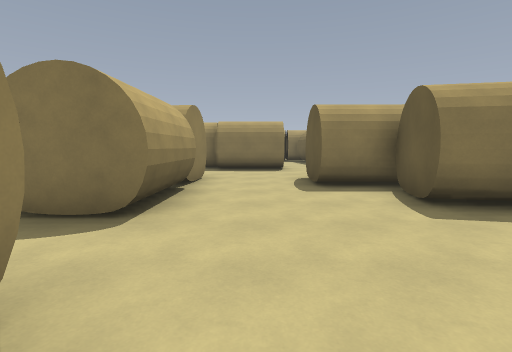
View 1 (above)

24 first-person views from a walk through a level from a Godot 3-D game. The camera is 1.5 m above the floor, tilts 6° down and sees 85° across. The floor is counted in squares, 1.8 m on a side. Each view is taken from the middle of a square. On the plan, view 1 faces up. The plan holds only what a view shows up to about 10 squares ahead; the rest is blank. Characters and animated objects are left out.

View 2
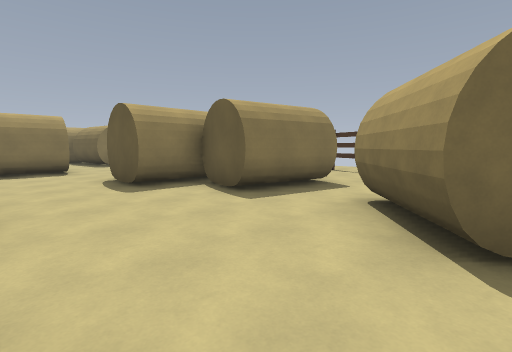

View 3
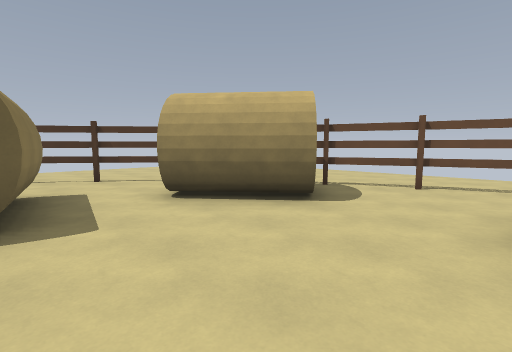

View 4
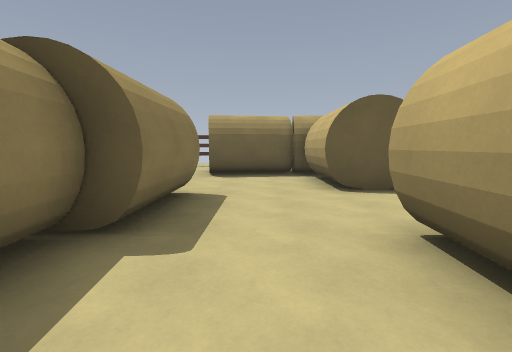

View 5
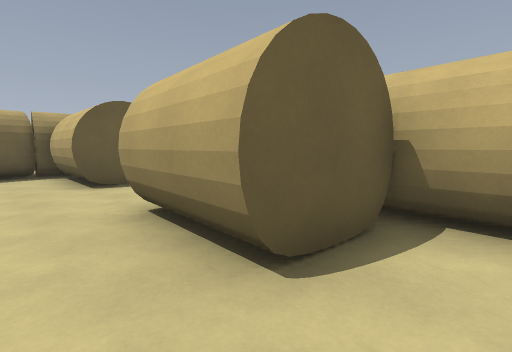

View 6
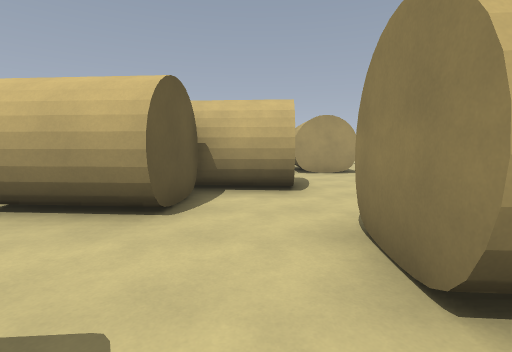

View 7
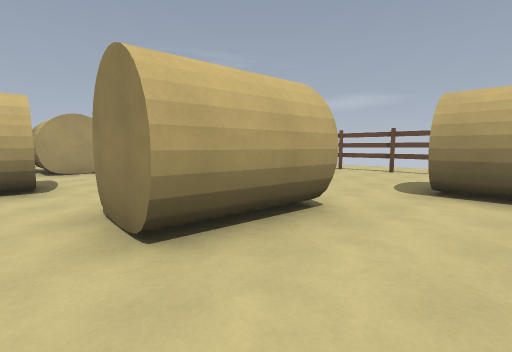

View 8
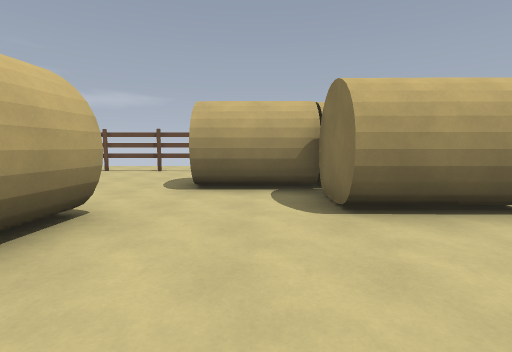

View 9
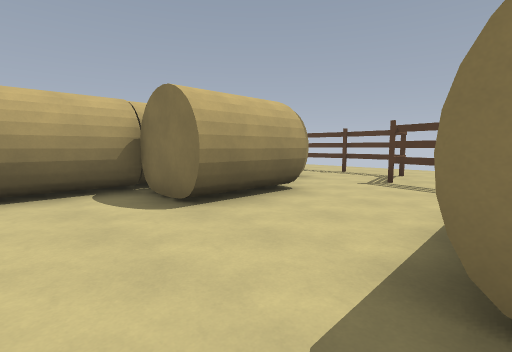

View 10
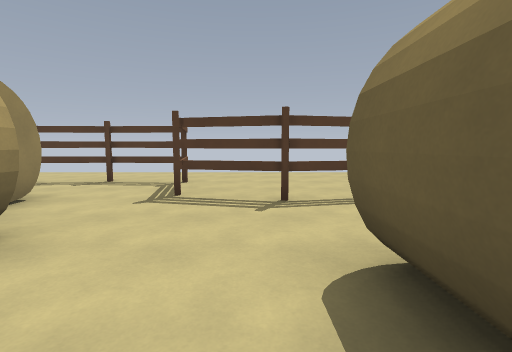

View 11
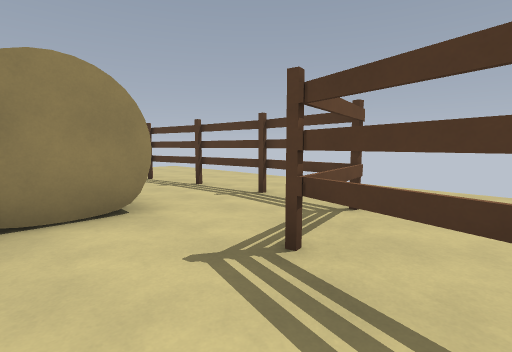

View 12
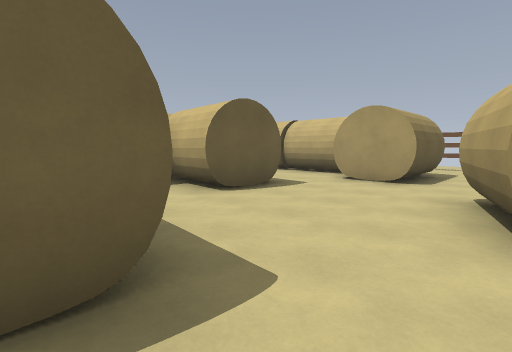

View 13
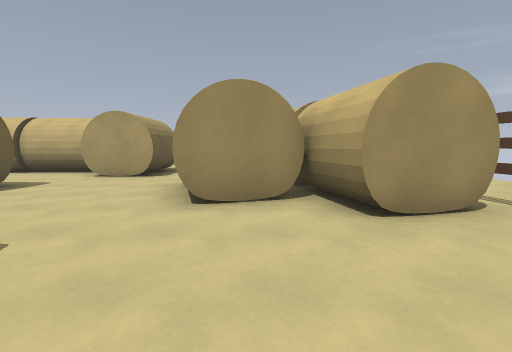

View 14
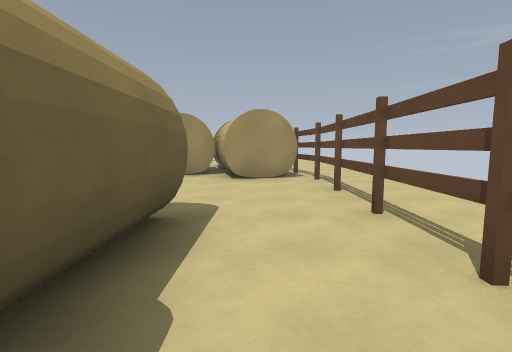

View 15
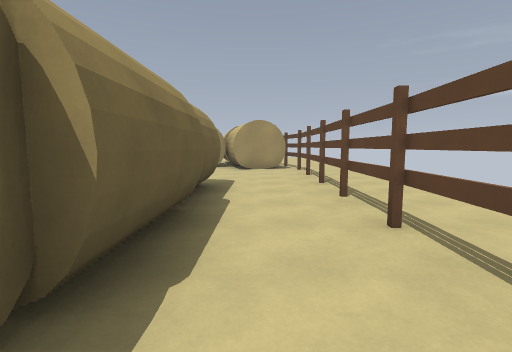

View 16
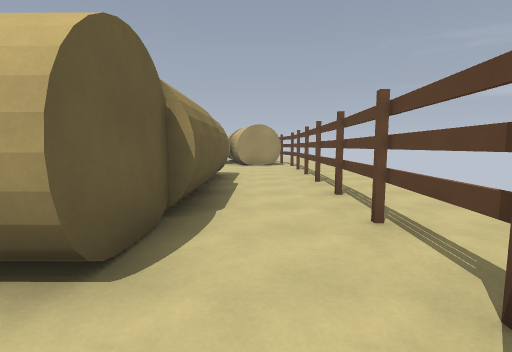

View 17
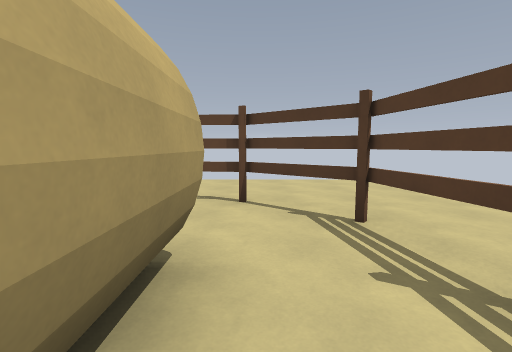

View 18
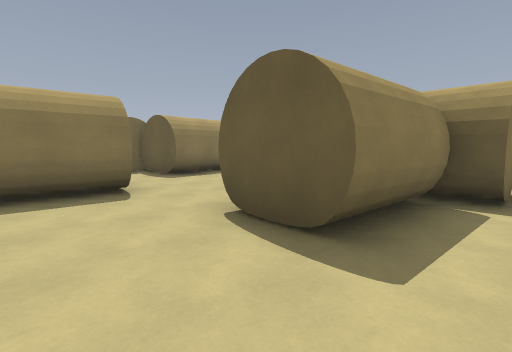

View 19
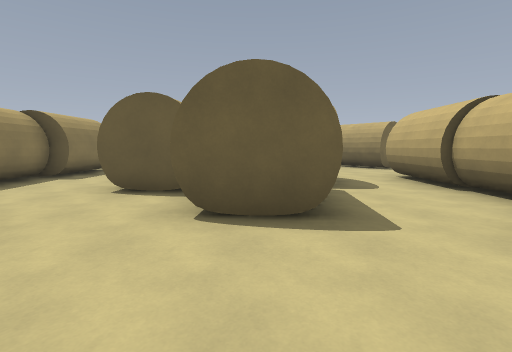

View 20
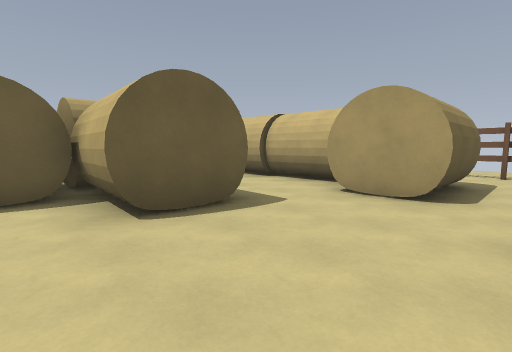

View 21
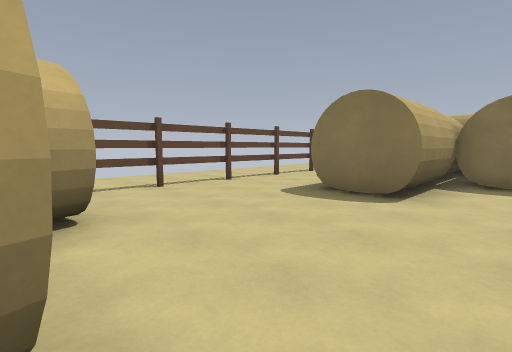

View 22
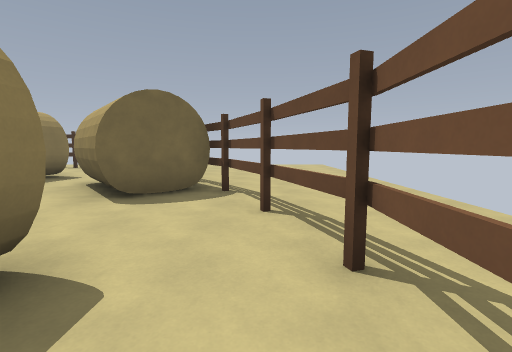

View 23
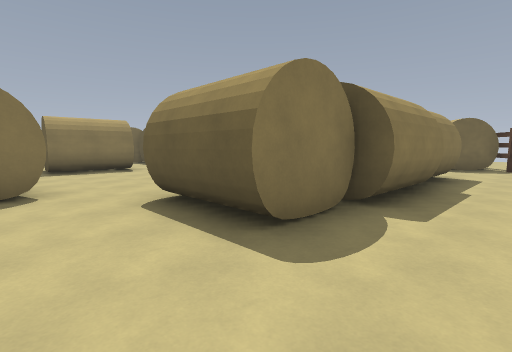

View 24
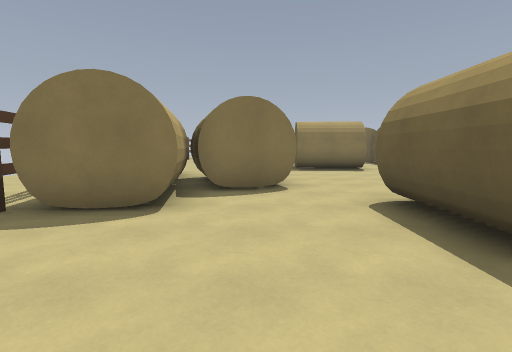

### Floor plan
Points are (right, up) in squares from view 1. A wall is a line through its corners. A room is listed if a view was taken in it or the views show most of it. See-through windows are left out.
Room 1 (views 1, 2, 3, 4, 5)
walls: (-1.2, 5.7) (-1.3, 3.2); (3.5, 3.5) (2.4, 3.7) (2.8, 5.7) (1.3, 5.7) (1.4, 7.7) (3.8, 7.6); (-4, 5.9) (-3.8, 7.9) (-1.4, 7.7) (-1.5, 6.4); (4, 7.3) (4, 8); (4.2, 7.8) (3.8, 10.4); (1.1, 10) (-1.4, 10) (-1.4, 10.9); (-5.7, 6) (-3.3, 5.8); (-1.5, 10.6) (-3.9, 10.4); (2.6, -1.2) (1.3, 0.4) (3.2, 2); (2.2, -1.4) (3, -0.9); (-5.9, 10) (-6.1, 8); (-1.2, -2.7) (2.3, -1.7)
low walls: (1.4, 7.5) (4, 7.3)
ways out: opening at (-5, 10) to room 2; opening at (-6, 7) to room 4; opening at (-2, 2.5) to room 4; opening at (-1, -1.5) to room 5; opening at (2.5, 10); opening at (3, 3)
Room 2 (views 6, 7, 8, 9, 10, 11, 16, 17)
walls: (-8.2, 15.6) (-8.2, 13.1) (-10.2, 13.2) (-10.2, 10.8); (-5.3, 13.6) (-5.3, 15); (-9.5, 17.7) (-9.5, 16.1); (-5.5, 17.4) (-7.3, 17.8); (-7.6, 19.6) (-9.5, 19.7); (-12, 17.6) (-10.4, 17.6); (-8.4, 10.2) (-5.9, 10); (-3.8, 12.5) (-5.4, 12.5); (-9.4, 19.7) (-11.3, 19.6); (-11.2, 19.6) (-13.1, 19.2) (-14.3, 17.9); (-3.9, 10.4) (-4.1, 12.4)
low walls: (-5.1, 13.7) (-5, 15)
ways out: opening at (-5, 10) to room 1; opening at (-13, 18) to room 3; opening at (-9.5, 10) to room 3; opening at (-4.5, 16.5)
Room 3 (views 12, 13, 14, 15, 20, 21)
walls: (-10.2, 10.8) (-12.2, 10.8) (-12.1, 15.8); (-14.6, 6.9) (-14.3, 5.1); (-14.2, 6.4) (-12.2, 6.9) (-11.6, 4.4); (-11.8, 5.6) (-9.9, 6.1); (-7.5, 8.1) (-8.5, 8.2) (-8.4, 9.7); (-12, 15.8) (-12, 17.6); (-14.3, 17.9) (-14.5, 14.2) (-14.7, 6.8)
low walls: (-12, 10.8) (-12, 13.1)
ways out: opening at (-13, 18) to room 2; opening at (-9.5, 10) to room 2; opening at (-8.7, 7) to room 4
Room 4 (views 18, 19)
walls: (-5.7, 1.3) (-1.4, 1.2); (-8.2, 2.3) (-6.3, 2.3) (-6.3, 1.1); (-3.6, 1.4) (-1, 1.3); (-6.1, 8) (-7.5, 8.1); (-9.9, 6.1) (-9.2, 3.8); (-1.3, 3.2) (-3.2, 3.3) (-3.2, 3.8) (-5.8, 4) (-5.7, 6)
ways out: opening at (-6, 7) to room 1; opening at (-2, 2.5) to room 1; opening at (-8.7, 7) to room 3; opening at (-9, 3) to room 5
Room 5 (views 22, 23, 24)
walls: (-8.4, -2.6) (-7.7, -2.7); (-9.2, 3.8) (-11.1, 3.2); (-11.6, 4.2) (-11, 1.8) (-13.1, 1.4); (-3.6, -0.7) (-6.2, -0.7) (-6.2, -0.2) (-8.2, -0.2) (-8.2, 2.3); (-2.3, -2.7) (-1.2, -2.7); (-1.1, -0.6) (-6.2, -0.5)
ways out: opening at (-1, -1.5) to room 1; opening at (-9, 3) to room 4

Where each view was taken, in squares from view 1:
view 1: 0 up, 0 right, facing up
view 2: 0 up, 1 left, facing up-right
view 3: 4 up, 1 left, facing down-right
view 4: 9 up, 4 left, facing right
view 5: 9 up, 5 left, facing down-right
view 6: 11 up, 5 left, facing down
view 7: 12 up, 5 left, facing down-left
view 8: 12 up, 5 left, facing left
view 9: 11 up, 5 left, facing up-left
view 10: 13 up, 6 left, facing up
view 11: 16 up, 6 left, facing up-left
view 12: 9 up, 10 left, facing down-right
view 13: 10 up, 11 left, facing down
view 14: 14 up, 13 left, facing down
view 15: 17 up, 13 left, facing down
view 16: 19 up, 13 left, facing down
view 17: 18 up, 10 left, facing left
view 18: 3 up, 8 left, facing up-right
view 19: 5 up, 9 left, facing right
view 20: 7 up, 9 left, facing down-right
view 21: 6 up, 9 left, facing up-left
view 22: 2 down, 3 left, facing right
view 23: 2 down, 10 left, facing up-right
view 24: 2 down, 10 left, facing up
